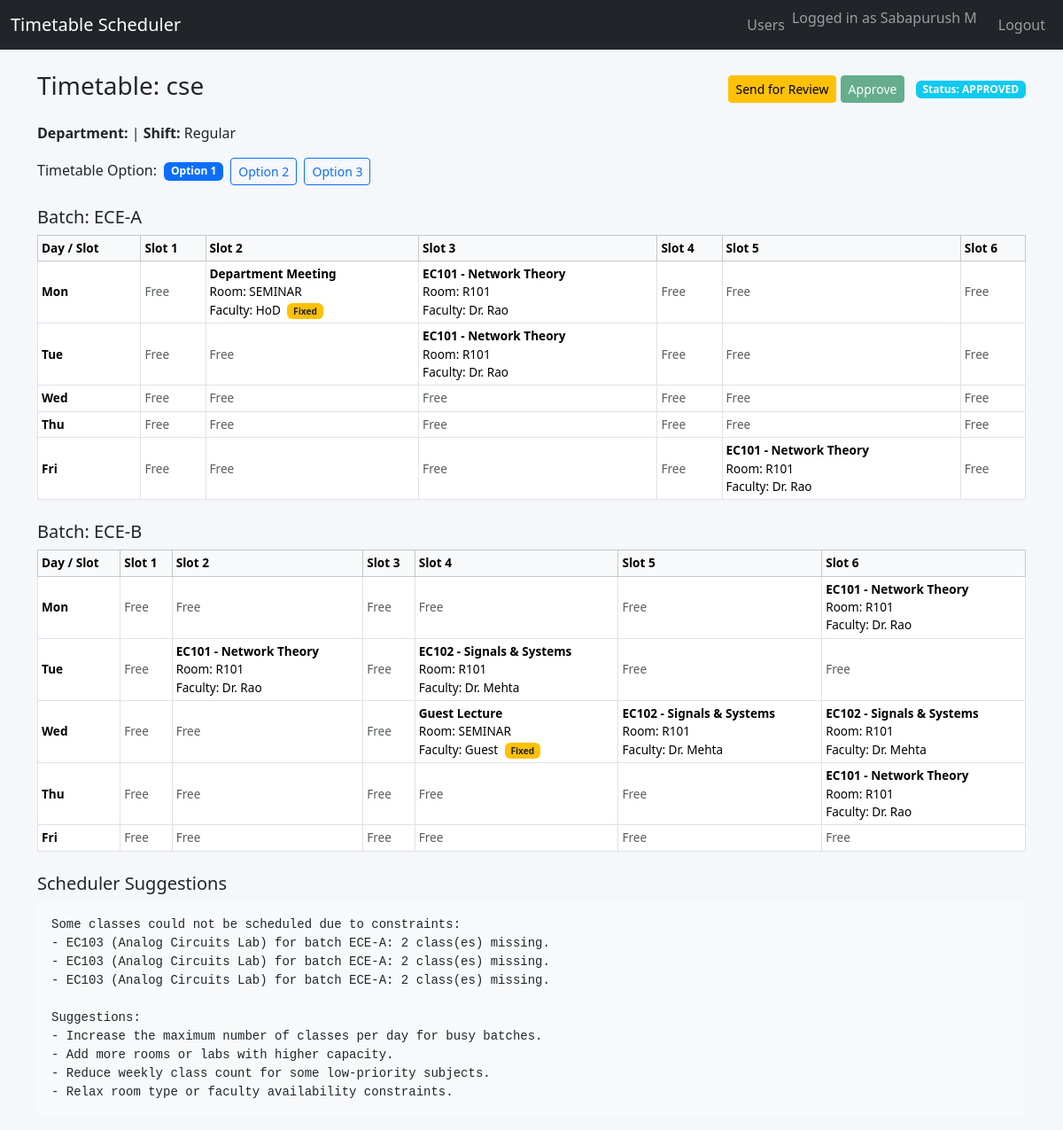
The app's page /timetable/5 (signed in) with its own data.
### tables this page shows
CREATE TABLE users (
    id INTEGER PRIMARY KEY AUTOINCREMENT,
    username TEXT UNIQUE NOT NULL,
    password_hash TEXT NOT NULL,
    role TEXT NOT NULL
);

CREATE TABLE timetables (
    id INTEGER PRIMARY KEY AUTOINCREMENT,
    name TEXT NOT NULL,
    department TEXT,
    shift TEXT,
    status TEXT NOT NULL,         -- DRAFT / UNDER_REVIEW / APPROVED
    input_json TEXT NOT NULL,     -- stores rooms, batches, subjects, etc.
    solution_json TEXT,           -- stores multiple timetable options
    suggestions TEXT,             -- text explaining problems/suggestions
    created_by INTEGER,
    created_at TEXT,
    FOREIGN KEY (created_by) REFERENCES users(id)
);

### app.py (the view)
@app.route('/timetable/<int:timetable_id>')
@login_required
def view_timetable(timetable_id):
    user = current_user()
    conn = get_db()
    t = conn.execute(
        "SELECT * FROM timetables WHERE id = ?",
        (timetable_id,)
    ).fetchone()
    conn.close()
    if not t:
        flash("Timetable not found.", "danger")
        return redirect(url_for('dashboard'))
    input_data = json.loads(t['input_json'])
    options = json.loads(t['solution_json']) if t['solution_json'] else []
    suggestions = t['suggestions']
    try:
        option_index = int(request.args.get('option', 0) or 0)
    except ValueError:
        option_index = 0
    current_option = None
    if options:
        option_index = max(0, min(option_index, len(options) - 1))
        current_option = options[option_index]
        current_option['timetable'] = normalize_timetable_keys(current_option['timetable'])
    return render_template(
        'view_timetable.html',
        user=user,
        t=t,
        input_data=input_data,
        options=options,
        current_option=current_option,
        option_index=option_index,
        suggestions=suggestions
    )

### app.py (called while the page is built)
def get_db():
    conn = sqlite3.connect(DATABASE)
    conn.row_factory = sqlite3.Row
    return conn

def current_user():
    if 'user_id' in session:
        conn = get_db()
        user = conn.execute(
            "SELECT * FROM users WHERE id = ?",
            (session['user_id'],)
        ).fetchone()
        conn.close()
        return user
    return None

def login_required(f):
    @wraps(f)
    def wrapper(*args, **kwargs):
        if not current_user():
            return redirect(url_for('login'))
        return f(*args, **kwargs)
    return wrapper

def normalize_timetable_keys(timetable):
    new_tt = {}
    for batch, days in timetable.items():
        new_tt[batch] = {}
        for day_key, slots in days.items():
            day = int(day_key) if not isinstance(day_key, int) else day_key
            new_tt[batch][day] = {}
            for slot_key, cell in slots.items():
                slot = int(slot_key) if not isinstance(slot_key, int) else slot_key
                new_tt[batch][day][slot] = cell
    return new_tt

### templates/view_timetable.html
{% extends "base.html" %}
{% block content %}
<div class="d-flex justify-content-between align-items-center mb-3">
  <h3>Timetable: {{ t['name'] }}</h3>
  <div>
    <form method="post"
          action="{{ url_for('change_status', timetable_id=t['id'], new_status='UNDER_REVIEW') }}"
          class="d-inline">
      <button class="btn btn-warning btn-sm"
              {% if t['status'] == 'UNDER_REVIEW' %}disabled{% endif %}>
        Send for Review
      </button>
    </form>
    <form method="post"
          action="{{ url_for('change_status', timetable_id=t['id'], new_status='APPROVED') }}"
          class="d-inline">
      <button class="btn btn-success btn-sm"
              {% if t['status'] == 'APPROVED' %}disabled{% endif %}>
        Approve
      </button>
    </form>
    <span class="badge bg-info ms-2">Status: {{ t['status'] }}</span>
  </div>
</div>
<p>
  <b>Department:</b> {{ t['department'] }} |
  <b>Shift:</b> {{ t['shift'] }}
</p>
{% if options and current_option %}
  <div class="mb-3">
    <span>Timetable Option:</span>
    {% for i in range(options|length) %}
      {% if i == option_index %}
        <span class="badge bg-primary ms-1">Option {{ i+1 }}</span>
      {% else %}
        <a class="btn btn-outline-primary btn-sm ms-1"
           href="{{ url_for('view_timetable', timetable_id=t['id'], option=i) }}">
          Option {{ i+1 }}
        </a>
      {% endif %}
    {% endfor %}
  </div>
  {% set days_list = ['Mon','Tue','Wed','Thu','Fri','Sat','Sun'] %}
  {% set num_days = current_option['num_days'] %}
  {% set slots_per_day = current_option['slots_per_day'] %}
  {% set batches = current_option['batches'] %}
  {% set tt = current_option['timetable'] %}
  {% for batch in batches %}
    <h5 class="mt-4">Batch: {{ batch }}</h5>
    <table class="table table-bordered table-sm align-middle">
      <thead class="table-light">
        <tr>
          <th>Day / Slot</th>
          {% for s in range(slots_per_day) %}
            <th>Slot {{ s+1 }}</th>
          {% endfor %}
        </tr>
      </thead>
      <tbody>
      {% for d in range(num_days) %}
        <tr>
          <th>{{ days_list[d] }}</th>
          {% set day_map = tt.get(batch, {}).get(d, {}) %}
          {% for s in range(slots_per_day) %}
            {% set cell = day_map.get(s) %}
            {% if cell %}
              <td>
                <strong>{{ cell.subject }}</strong><br>
                Room: {{ cell.room }}<br>
                Faculty: {{ cell.faculty }}
                {% if cell.special %}
                  <span class="badge bg-warning text-dark ms-1">Fixed</span>
                {% endif %}
              </td>
            {% else %}
              <td class="text-muted">Free</td>
            {% endif %}
          {% endfor %}
        </tr>
      {% endfor %}
      </tbody>
    </table>
  {% endfor %}
  <div class="mt-4">
    <h5>Scheduler Suggestions</h5>
    <pre class="bg-light p-3" style="white-space: pre-wrap;">{{ suggestions }}</pre>
  </div>
{% else %}
  <p>No timetable options stored.</p>
{% endif %}
{% endblock %}

### templates/base.html (shortened to what this page needs)
<!DOCTYPE html>
<html lang="en">
<head>
    <link href="https://cdn.jsdelivr.net/npm/bootstrap@5.3.2/dist/css/bootstrap.min.css" rel="stylesheet">
    <link rel="stylesheet" href="{{ url_for('static', filename='style.css') }}">
</head>
<body>
<nav class="navbar navbar-expand-lg navbar-dark bg-dark mb-4">
  <div class="container-fluid">
    <a class="navbar-brand" href="{{ url_for('dashboard') }}">Timetable Scheduler</a>
    <div class="collapse navbar-collapse">
      <ul class="navbar-nav ms-auto">
       {% if user %}
<li class="nav-item">
  {% if user['role'] == 'ADMIN' %}
    <a class="nav-link" href="{{ url_for('list_users') }}">Users</a>
  {% endif %}
</li>
<li class="nav-item">
  <span class="navbar-text me-3">Logged in as {{ user['username'] }}</span>
</li>
<li class="nav-item">
  <a class="nav-link" href="{{ url_for('logout') }}">Logout</a>
</li>
{% endif %}
      </ul>
    </div>
  </div>
</nav>
<div class="container">
    {% block content %}{% endblock %}
</div>
</body>
</html>

### static/style.css (style rules this page uses)
body { background-color: #f5f7fa; }
table.table td, table.table th { font-size: 0.85rem; }

### records on screen
users: username "Sabapurush M"
timetables: name "cse", status "APPROVED", shift "Regular", suggestions "Some classes could not be scheduled due to constraints: - EC103 (Analog Circuits Lab) for batch ECE-A: 2 class(es) missing. - EC103 (Analog Circuits Lab) for batch ECE-A: 2 class(es) missing. - EC103 (Analog Circuits Lab) for batch ECE-A: 2 class(es) missing. Suggestions: - Increase the maximum number of classes per day for busy batches. - Add more rooms or labs with higher capacity. - Reduce weekly class count for some low-priority subjects. - Relax room type or faculty availability constraints."

### other values on screen
{{ i+1 }} "1"
{{ i+1 }} "2" "3"
{{ batch }} "ECE-A" "ECE-B"
{{ s+1 }} "1" "2" "3" "4" "5" "6" "1" "2" "3" "4" "5" "6"
{{ days_list[d] }} "Mon" "Tue" "Wed" "Thu" "Fri" "Mon" "Tue" "Wed" "Thu" "Fri"
{{ cell.subject }} "Department Meeting" "EC101 - Network Theory" "EC101 - Network Theory" "EC101 - Network Theory" "EC101 - Network Theory" "EC101 - Network Theory" "EC102 - Signals & Systems" "Guest Lecture" "EC102 - Signals & Systems" "EC102 - Signals & Systems" "EC101 - Network Theory"
{{ cell.room }} "SEMINAR" "R101" "R101" "R101" "R101" "R101" "R101" "SEMINAR" "R101" "R101" "R101"
{{ cell.faculty }} "HoD" "Dr. Rao" "Dr. Rao" "Dr. Rao" "Dr. Rao" "Dr. Rao" "Dr. Mehta" "Guest" "Dr. Mehta" "Dr. Mehta" "Dr. Rao"
